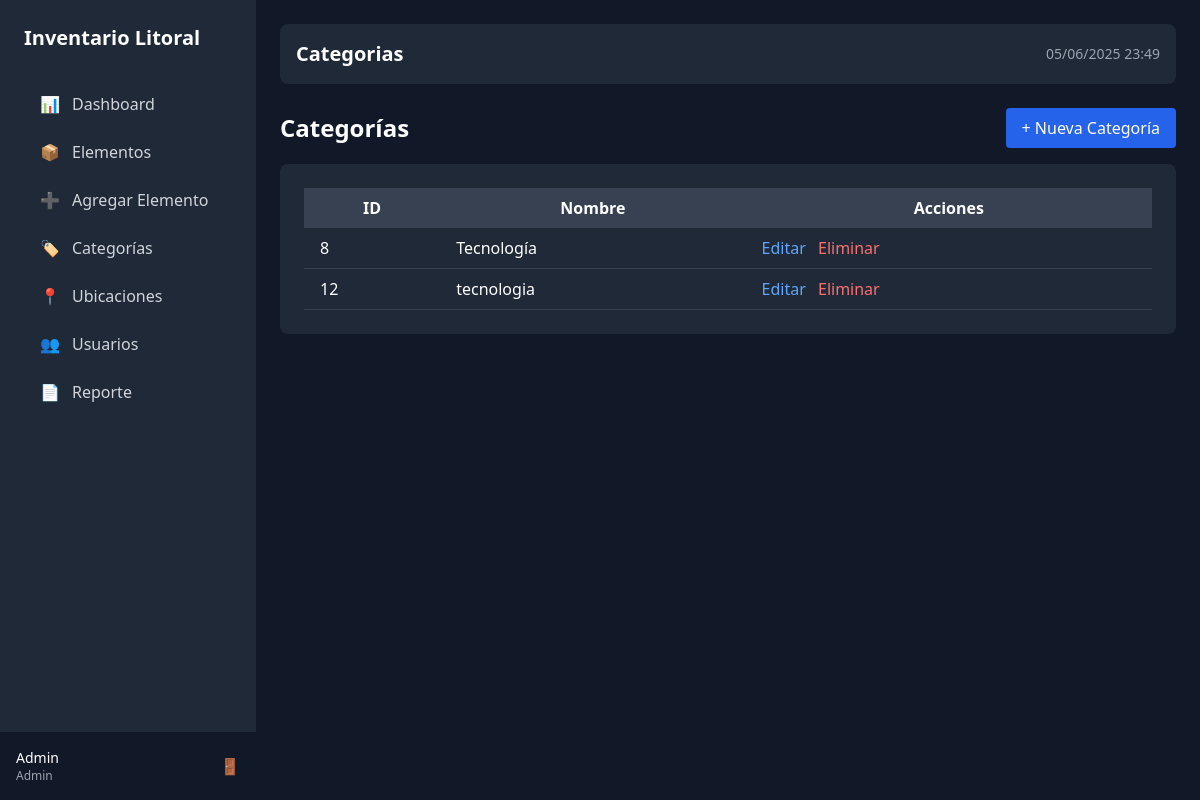
The app's page /public/categorias.php (signed in) with its own data.
### tables this page shows
CREATE TABLE `categorias` (
  `id` int(11) NOT NULL,
  `nombre` varchar(100) NOT NULL
);

### public/categorias.php (the view, shortened to what this page needs)
<?php
require_once '../config/database.php';
$stmt = $pdo->query("SELECT * FROM categorias ORDER BY nombre");
$categorias = $stmt->fetchAll();
include '../includes/header.php';
?>
<div class="flex justify-between items-center mb-4">
    <h2 class="text-2xl font-bold text-white">Categorías</h2>
    <button onclick="document.getElementById('modal-agregar').style.display='block'"
            class="bg-blue-600 text-white px-4 py-2 rounded hover:bg-blue-700">+ Nueva Categoría</button>
</div>
<div class="bg-gray-800 rounded-lg p-6">
    <table class="min-w-full">
        <thead>
            <tr class="bg-gray-700">
                <th class="px-4 py-2 text-white">ID</th>
                <th class="px-4 py-2 text-white">Nombre</th>
                <th class="px-4 py-2 text-white">Acciones</th>
            </tr>
        </thead>
        <tbody>
            <?php foreach($categorias as $cat): ?>
            <tr class="border-b border-gray-700">
                <td class="px-4 py-2 text-white"><?= $cat['id'] ?></td>
                <td class="px-4 py-2 text-white"><?= htmlspecialchars($cat['nombre']) ?></td>
                <td class="px-4 py-2">
                    <button onclick="document.getElementById('modal-editar-<?= $cat['id'] ?>').style.display='block'"
                       class="text-blue-400 hover:underline mr-2">Editar</button>
                    <a href="?eliminar=<?= $cat['id'] ?>"
                       onclick="return confirm('¿Eliminar categoría?')"
                       class="text-red-400 hover:underline">Eliminar</a>
                </td>
            </tr>
            <?php endforeach; ?>
        </tbody>
    </table>
</div>
<?php include '../includes/footer.php'; ?>

### records on screen
categorias: id "8", nombre "Tecnología"
categorias: id "12", nombre "tecnologia"

### other values on screen
$_SESSION['usuario']['nombre'] "Admin"
$_SESSION['usuario']['rol'] "Admin"
str_replace('_', ' ', $current_page) "Categorias"
